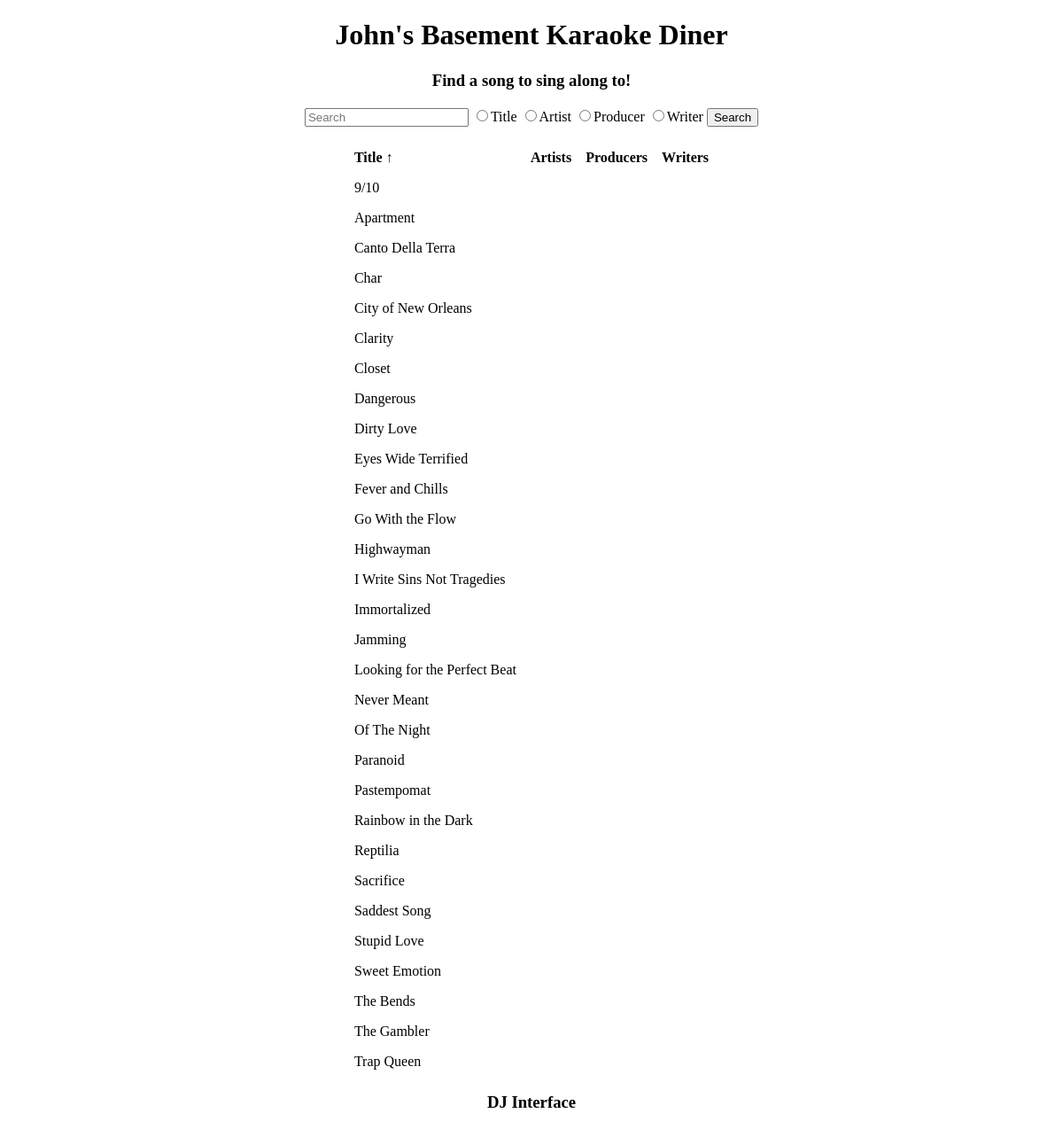
The app's page /Project/search.php with its own data.
### tables this page shows
CREATE TABLE Song
(
    ID INT PRIMARY KEY AUTO_INCREMENT,
    Title VARCHAR(30)
);

### Project/search.php (the view, shortened to what this page needs)
<?php
require 'pdo.php';
$search = $searchType = '';
$sortField = $_GET['sort'] ?? 'Title';
$sortOrder = $_GET['order'] ?? 'ASC';
$queryBase = '';
$params = [];
$sql = "SELECT Song.ID, Song.Title,
               GROUP_CONCAT(DISTINCT Artist.Artist_Name SEPARATOR ', ') AS Artists,
               GROUP_CONCAT(DISTINCT Producer.Prod_Name SEPARATOR ', ') AS Producers,
               GROUP_CONCAT(DISTINCT Writer.Writer_Name SEPARATOR ', ') AS Writers
        FROM Song
        LEFT JOIN SongArtist ON Song.ID = SongArtist.SongID
        LEFT JOIN Artist ON SongArtist.ArtistID = Artist.ID
        LEFT JOIN SongProducer ON Song.ID = SongProducer.SongID
        LEFT JOIN Producer ON SongProducer.ProducerID = Producer.ID
        LEFT JOIN SongWriter ON Song.ID = SongWriter.SongID
        LEFT JOIN Writer ON SongWriter.WriterID = Writer.ID
        $queryBase
        GROUP BY Song.Title
        ORDER BY $sortField $sortOrder";
$stmt = $pdo->prepare($sql);
$stmt->execute($params);
$results = $stmt->fetchAll();
function buildSortLink($field, $currentField, $currentOrder) {
    $newOrder = ($currentField == $field && $currentOrder == 'ASC') ? 'DESC' : 'ASC';
    return $_SERVER['PHP_SELF'] . "?sort=$field&order=$newOrder";
}
function sortIndicator($field, $currentField, $currentOrder) {
    if ($field == $currentField) {
        return $currentOrder == 'ASC' ? '↑' : '↓';
    }
    return '';
}
?>
<!DOCTYPE html>
<html>
<head>
    <h1><a href="homepage.php">John's Basement Karaoke Diner</a></h1>
    <h3>Find a song to sing along to!</h3>
</head>
<body>
    <form method="post" action="">
        <input type="text" name="search" placeholder="Search" value="<?= htmlspecialchars($search) ?>">
        <input type="radio" name="searchType" value="title" <?= $searchType === 'title' ? 'checked' : '' ?>>Title
        <input type="radio" name="searchType" value="artist" <?= $searchType === 'artist' ? 'checked' : '' ?>>Artist
        <input type="radio" name="searchType" value="producer" <?= $searchType === 'producer' ? 'checked' : '' ?>>Producer
        <input type="radio" name="searchType" value="writer" <?= $searchType === 'writer' ? 'checked' : '' ?>>Writer
        <input type="submit" value="Search">
    </form><br>
    <?php if (!empty($results)): ?>
        <table>
            <tr>
                <th><a href="<?= buildSortLink('Title', $sortField, $sortOrder) ?>">Title</a> <?= sortIndicator('Title', $sortField, $sortOrder) ?></th>
                <th><a href="<?= buildSortLink('Artists', $sortField, $sortOrder) ?>">Artists</a> <?= sortIndicator('Artists', $sortField, $sortOrder) ?></th>
                <th><a href="<?= buildSortLink('Producers', $sortField, $sortOrder) ?>">Producers</a> <?= sortIndicator('Producers', $sortField, $sortOrder) ?></th>
                <th><a href="<?= buildSortLink('Writers', $sortField, $sortOrder) ?>">Writers</a> <?= sortIndicator('Writers', $sortField, $sortOrder) ?></th>
            </tr>
            <?php foreach ($results as $row): ?>
                <tr>
                    <td><a href="song.php?id=<?= $row['ID'] ?>"><?= htmlspecialchars($row['Title']) ?></a></td>
                    <td><a href="song.php?id=<?= $row['ID'] ?>"><?= htmlspecialchars($row['Artists']) ?></a></td>
                    <td><a href="song.php?id=<?= $row['ID'] ?>"><?= htmlspecialchars($row['Producers']) ?></a></td>
                    <td><a href="song.php?id=<?= $row['ID'] ?>"><?= htmlspecialchars($row['Writers']) ?></a></td>
                </tr>
            <?php endforeach; ?>
        </table>
    <?php endif; ?>
</body>
<footer>
  <h3><a href="dj.php">DJ Interface</a></h3>
</footer>
</html>

### Project/search.php (style rules this page uses)
body { text-align: center; }
table { text-align: left; margin: auto; border-collapse: collapse; }
h1, h3 { text-align: center; }
th, td { border: 0px solid black; padding: 8px; }
th a { text-decoration: none; color: black; }
td a { display: block; }
a { text-decoration: none; color: black; }

### records on screen
song: Title "9/10"
song: Title "Apartment"
song: Title "Canto Della Terra"
song: Title "Char"
song: Title "City of New Orleans"
song: Title "Clarity"
song: Title "Closet"
song: Title "Dangerous"
song: Title "Dirty Love"
song: Title "Eyes Wide Terrified"
song: Title "Fever and Chills"
song: Title "Go With the Flow"
song: Title "Highwayman"
song: Title "I Write Sins Not Tragedies"
song: Title "Immortalized"
song: Title "Jamming"
song: Title "Looking for the Perfect Beat"
song: Title "Never Meant"
song: Title "Of The Night"
song: Title "Paranoid"
song: Title "Pastempomat"
song: Title "Rainbow in the Dark"
song: Title "Reptilia"
song: Title "Sacrifice"
song: Title "Saddest Song"
song: Title "Stupid Love"
song: Title "Sweet Emotion"
song: Title "The Bends"
song: Title "The Gambler"
song: Title "Trap Queen"

### other values on screen
sortIndicator('Title', $sortField, $sortOrder) "↑"
